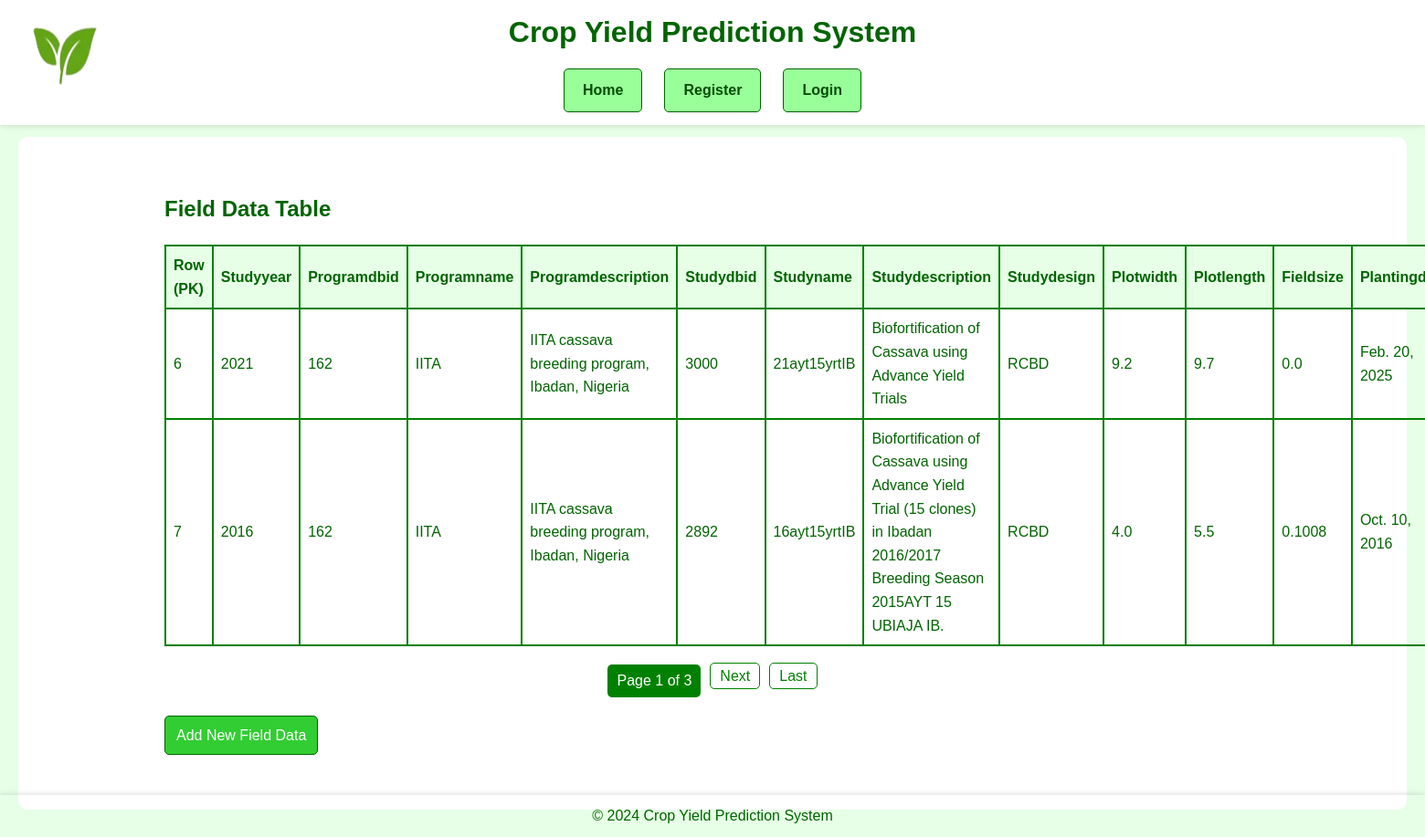
The page /table (signed in) on the database its author committed.
### django_nlp_integration/nlp_app/models.py (models this page shows, shortened)
class FieldData(models.Model):
    studyYear = models.IntegerField(default=0)
    programDbId = models.CharField(max_length=255, default='')
    programName = models.CharField(max_length=255, default='')
    programDescription = models.TextField(default='')
    studyDbId = models.CharField(max_length=255, default='')
    studyName = models.CharField(max_length=255, default='')
    studyDescription = models.TextField(default='')
    studyDesign = models.CharField(max_length=255, default='')
    plotWidth = models.FloatField(default=0.0)
    plotLength = models.FloatField(default=0.0)
    fieldSize = models.FloatField(default=0.0)
    plantingDate = models.DateField(default=date(2024, 1, 1))
    harvestDate = models.DateField(default=date(2024, 1, 1))
    locationDbId = models.CharField(max_length=255, default='')
    locationName = models.CharField(max_length=255, default='')
    germplasmDbId = models.CharField(max_length=255, default='')
    germplasmName = models.CharField(max_length=255, default='')
    germplasmSynonyms = models.CharField(max_length=255, blank=True, null=True, default='')
    observationLevel = models.CharField(max_length=255, default='')
    observationUnitDbId = models.CharField(max_length=255, default='')
    observationUnitName = models.CharField(max_length=255, default='')
    replicate = models.IntegerField(default=0)
    blockNumber = models.IntegerField(default=0)
    plotNumber = models.IntegerField(default=0)
    entryType = models.CharField(max_length=255, default='Unknown')
    boiled_storage_root_color = models.CharField(max_length=255, default='Unknown')
    cassava_anthractnose_disease_incidence_6_month = models.FloatField(default=0.0)
    cassava_anthractnose_disease_incidence_9_month = models.FloatField(default=0.0)
    cassava_anthractnose_disease_severity_6_month = models.FloatField(default=0.0)
    cassava_anthractnose_disease_severity_9_month = models.FloatField(default=0.0)
    cassava_bacterial_blight_incidence_3_month = models.FloatField(default=0.0)
    cassava_bacterial_blight_incidence_6_month = models.FloatField(default=0.0)
    cassava_bacterial_blight_severity_3_month = models.FloatField(default=0.0)
    cassava_bacterial_blight_severity_6_month = models.FloatField(default=0.0)
    cassava_green_mite_severity_first_evaluation = models.FloatField(default=0.0)
    cassava_green_mite_severity_second_evaluation = models.FloatField(default=0.0)
    cassava_mosaic_disease_incidence_1_month = models.FloatField(default=0.0)
    cassava_mosaic_disease_incidence_3_month = models.FloatField(default=0.0)
    cassava_mosaic_disease_incidence_6_month = models.FloatField(default=0.0)
    cassava_mosaic_disease_severity_1_month = models.FloatField(default=0.0)
    cassava_mosaic_disease_severity_3_month = models.FloatField(default=0.0)
    cassava_mosaic_disease_severity_6_month = models.FloatField(default=0.0)
    dry_matter_content_specific_gravity_method = models.FloatField(default=0.0)
    dry_matter_content_percentage = models.FloatField(default=0.0)
    ease_of_peeling_root_cortex_visual_rating = models.IntegerField(default=0)
    first_apical_branch_height_cm = models.FloatField(default=0.0)
    fresh_shoot_weight_kg_per_plot = models.FloatField(default=0.0)
    fresh_storage_root_weight_per_plot = models.FloatField(default=0.0)
    harvest_index_variable = models.FloatField(default=0.0)
    initial_vigor_assessment = models.IntegerField(default=0)
    number_of_planted_stakes_per_plot = models.IntegerField(default=0)
    plant_architecture_visual_rating = models.IntegerField(default=0)
    plant_stands_harvested_counting = models.IntegerField(default=0)
    poundability_assessment = models.IntegerField(default=0)
    proportion_lodged_plants_percentage = models.FloatField(default=0.0)
    root_neck_length_visual_rating = models.IntegerField(default=0)
    root_number_counting = models.IntegerField(default=0)
    rotted_storage_root_counting = models.IntegerField(default=0)
    specific_gravity = models.FloatField(default=0.0)
    sprout_count_nine_month = models.IntegerField(default=0)
    sprout_count_one_month = models.IntegerField(default=0)
    sprout_count_six_month = models.IntegerField(default=0)
    sprout_count_three_month = models.IntegerField(default=0)
    sprouting_proportion = models.FloatField(default=0.0)
    storage_root_cortex_color_visual_rating = models.IntegerField(default=0)
    storage_root_periderm_color_visual_rating = models.IntegerField(default=0)
    storage_root_pulp_color_visual_rating = models.IntegerField(default=0)
    storage_root_shape_visual_rating = models.IntegerField(default=0)
    storage_root_size_visual_rating = models.IntegerField(default=0)
    taste_of_boiled_root_rating = models.IntegerField(default=0)
    top_yield = models.FloatField(default=0.0)
    total_carotenoid_chart_1_8 = models.FloatField(default=0.0)
    total_carotenoid_iCheck_method = models.FloatField(default=0.0)

### django_nlp_integration/nlp_app/views.py (the view, shortened to what this page needs)
# urls.py: path('table', views.table, name='table'),
@login_required
def table(request):
    fielddata_list = FieldData.objects.all()
    fields = [field.name for field in FieldData._meta.fields if field.name != "id"]
    paginator = Paginator(fielddata_list, 2)  # Show 5 records per page
    page_number = request.GET.get("page")
    fielddata = paginator.get_page(page_number)
    if request.method == "POST" and "create" in request.POST:
        new_data = {field: request.POST.get(field, "") for field in fields}
        FieldData.objects.create(**new_data)
        return redirect("table")
    if request.method == "POST" and "delete" in request.POST:
        record_id = request.POST.get("id")
        FieldData.objects.filter(id=record_id).delete()
        return redirect("table")
    return render(request, "nlp_app/table.html", {"fielddata": fielddata, "fields": fields})

### django_nlp_integration/nlp_app/templatetags/custom_filters.py (called while the page is built)
@register.filter
def getattr_custom(obj, attr):
    return getattr(obj, attr, "")

### django_nlp_integration/nlp_app/templates/nlp_app/table.html (shortened to what this page needs)
{% extends 'base_generic.html' %}
{% block content %}
{% load custom_filters %}
<div class="container mt-4">
    <h2>Field Data Table</h2>
    <table class="table">
        <thead>
            <tr>
                <th>Row (PK)</th>
                {% for field in fields %}
                    <th>{{ field|title }}</th>
                {% endfor %}
            </tr>
        </thead>
        <tbody>
            {% for record in fielddata %}
            <tr>
                <td>{{ record.pk }}</td>
                {% for field in fields %}
                    <td data-pk="{{ record.pk }}" data-field="{{ field }}">
                        {{ record|getattr_custom:field }}
                    </td>
                {% endfor %}
            </tr>
            {% endfor %}
        </tbody>
    </table>
    <ul class="pagination">
        <li class="current">Page {{ fielddata.number }} of {{ fielddata.paginator.num_pages }}</li>
        {% if fielddata.has_next %}
            <li><a href="?page={{ fielddata.next_page_number }}">Next</a></li>
            <li><a href="?page={{ fielddata.paginator.num_pages }}">Last</a></li>
        {% endif %}
    </ul>
    <a class="btn btn-add" href="{% url 'fielddata_create' %}">Add New Field Data</a>
</div>
{% endblock %}

### static/css/global.css (style rules this page uses)
body { background-color: #f0fff0; color: #006400; font-family: 'Arial', sans-serif; margin: 0; padding: 0; line-height: 1.6; }
.container { max-width: 1200px; margin: 0 auto; padding: 20px; }
.btn { display: inline-block; padding: 8px 12px; background-color: #32cd32; color: white; text-align: center; text-decoration: none; border-radius: 5px; margin: 4px 2px; transition: background-color 0.3s ease, transform 0.2s ease; border: 1px solid #006400; }
.btn-add { display: block; width: fit-content; margin: 20px 0; }

### django_nlp_integration/nlp_app/templates/nlp_app/table.html (style rules this page uses)
table { border: 2px solid green; border-collapse: collapse; width: 100%; }
th, td { border: 2px solid green; padding: 8px; text-align: left; }
th { background-color: #e6ffe6; }
.pagination { margin-top: 20px; display: flex; justify-content: center; list-style: none; padding: 0; }
.pagination li { margin: 0 5px; }
.pagination a { text-decoration: none; padding: 5px 10px; border: 1px solid green; color: green; border-radius: 5px; }
.pagination .current { background-color: green; color: white; padding: 5px 10px; border-radius: 5px; }

### rows shown on the page
FieldData: pk "6", fields "2021" "162" "IITA" "IITA cassava breeding program, Ibadan, Nigeria" "3000" "21ayt15yrtIB" "Biofortification of Cassava using Advance Yield Trials" "RCBD" "9.2" "9.7" "0.0" "Feb. 20, 2025"
FieldData: pk "7", fields "2016" "162" "IITA" "IITA cassava breeding program, Ibadan, Nigeria" "2892" "16ayt15yrtIB" "Biofortification of Cassava using Advance Yield Trial (15 clones) in Ibadan 2016/2017 Breeding Season 2015AYT 15 UBIAJA IB." "RCBD" "4.0" "5.5" "0.1008" "Oct. 10, 2016"

### other values the page prints
{{ field|title }} "Studyyear" "Programdbid" "Programname" "Programdescription" "Studydbid" "Studyname" "Studydescription" "Studydesign" "Plotwidth" "Plotlength" "Fieldsize"
{{ fielddata.number }} "1"
{{ fielddata.paginator.num_pages }} "3"
